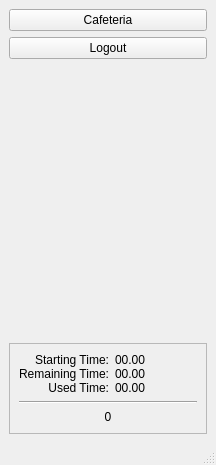
<ui version="4.0" >
 <class>MainWindow</class>
 <widget class="QMainWindow" name="MainWindow" >
  <property name="geometry" >
   <rect>
    <x>0</x>
    <y>0</y>
    <width>216</width>
    <height>465</height>
   </rect>
  </property>
  <property name="windowTitle" >
   <string>pyKafe</string>
  </property>
  <property name="windowIcon" >
   <iconset>../../data/icons/pyKafe.png</iconset>
  </property>
  <widget class="QWidget" name="centralwidget" >
   <layout class="QGridLayout" >
    <property name="margin" >
     <number>9</number>
    </property>
    <property name="spacing" >
     <number>6</number>
    </property>
    <item row="1" column="0" >
     <widget class="QPushButton" name="logoutButton" >
      <property name="text" >
       <string>Logout</string>
      </property>
     </widget>
    </item>
    <item row="0" column="0" >
     <widget class="QPushButton" name="cafeteriaButton" >
      <property name="text" >
       <string>Cafeteria</string>
      </property>
     </widget>
    </item>
    <item row="2" column="0" >
     <spacer>
      <property name="orientation" >
       <enum>Qt::Vertical</enum>
      </property>
      <property name="sizeHint" >
       <size>
        <width>20</width>
        <height>81</height>
       </size>
      </property>
     </spacer>
    </item>
    <item row="3" column="0" >
     <widget class="QFrame" name="frame" >
      <property name="frameShape" >
       <enum>QFrame::StyledPanel</enum>
      </property>
      <property name="frameShadow" >
       <enum>QFrame::Raised</enum>
      </property>
      <layout class="QGridLayout" >
       <property name="margin" >
        <number>9</number>
       </property>
       <property name="spacing" >
        <number>6</number>
       </property>
       <item row="1" column="0" colspan="2" >
        <widget class="Line" name="line" >
         <property name="orientation" >
          <enum>Qt::Horizontal</enum>
         </property>
        </widget>
       </item>
       <item row="2" column="0" colspan="2" >
        <widget class="QLabel" name="moneyLabel" >
         <property name="text" >
          <string>0</string>
         </property>
         <property name="alignment" >
          <set>Qt::AlignCenter</set>
         </property>
        </widget>
       </item>
       <item row="0" column="1" >
        <widget class="QLabel" name="timeLabel" >
         <property name="text" >
          <string>00.00
00.00
00.00</string>
         </property>
        </widget>
       </item>
       <item row="0" column="0" >
        <widget class="QLabel" name="label" >
         <property name="text" >
          <string>Starting Time:
Remaining Time:
Used Time:</string>
         </property>
         <property name="alignment" >
          <set>Qt::AlignRight|Qt::AlignTrailing|Qt::AlignVCenter</set>
         </property>
        </widget>
       </item>
      </layout>
     </widget>
    </item>
   </layout>
  </widget>
  <widget class="QMenuBar" name="menubar" >
   <property name="geometry" >
    <rect>
     <x>0</x>
     <y>0</y>
     <width>216</width>
     <height>29</height>
    </rect>
   </property>
  </widget>
  <widget class="QStatusBar" name="statusbar" />
 </widget>
 <resources/>
 <connections>
  <connection>
   <sender>cafeteriaButton</sender>
   <signal>clicked()</signal>
   <receiver>MainWindow</receiver>
   <slot>close()</slot>
   <hints>
    <hint type="sourcelabel" >
     <x>107</x>
     <y>51</y>
    </hint>
    <hint type="destinationlabel" >
     <x>107</x>
     <y>232</y>
    </hint>
   </hints>
  </connection>
  <connection>
   <sender>logoutButton</sender>
   <signal>clicked()</signal>
   <receiver>MainWindow</receiver>
   <slot>close()</slot>
   <hints>
    <hint type="sourcelabel" >
     <x>107</x>
     <y>84</y>
    </hint>
    <hint type="destinationlabel" >
     <x>107</x>
     <y>232</y>
    </hint>
   </hints>
  </connection>
 </connections>
</ui>
